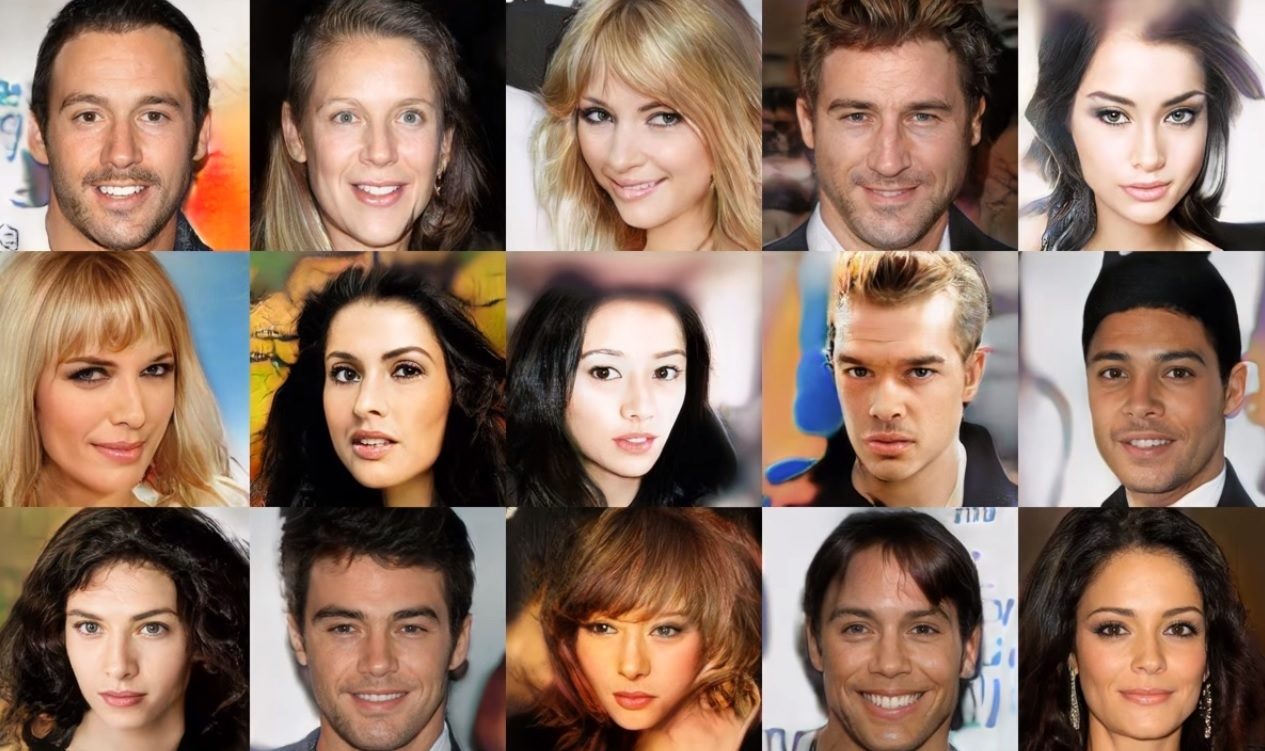
#> input picture vrode.jpeg, 1265 x 751 px
$ python code.py
#> lines starting #> are read from the running program, lines starting #| are printed output that depends on the picture; after the words box and inside, x2 and y2 are one past the last pixel; in counts of white or black regions, pixels touching at a corner belong together
import cv2

img = cv2.imread('vrode.jpeg')
#> img is the input picture: shape (751, 1265, 3); mean B, G, R 96.2, 112.1, 139.6
gray = cv2.cvtColor(img, cv2.COLOR_BGR2GRAY)
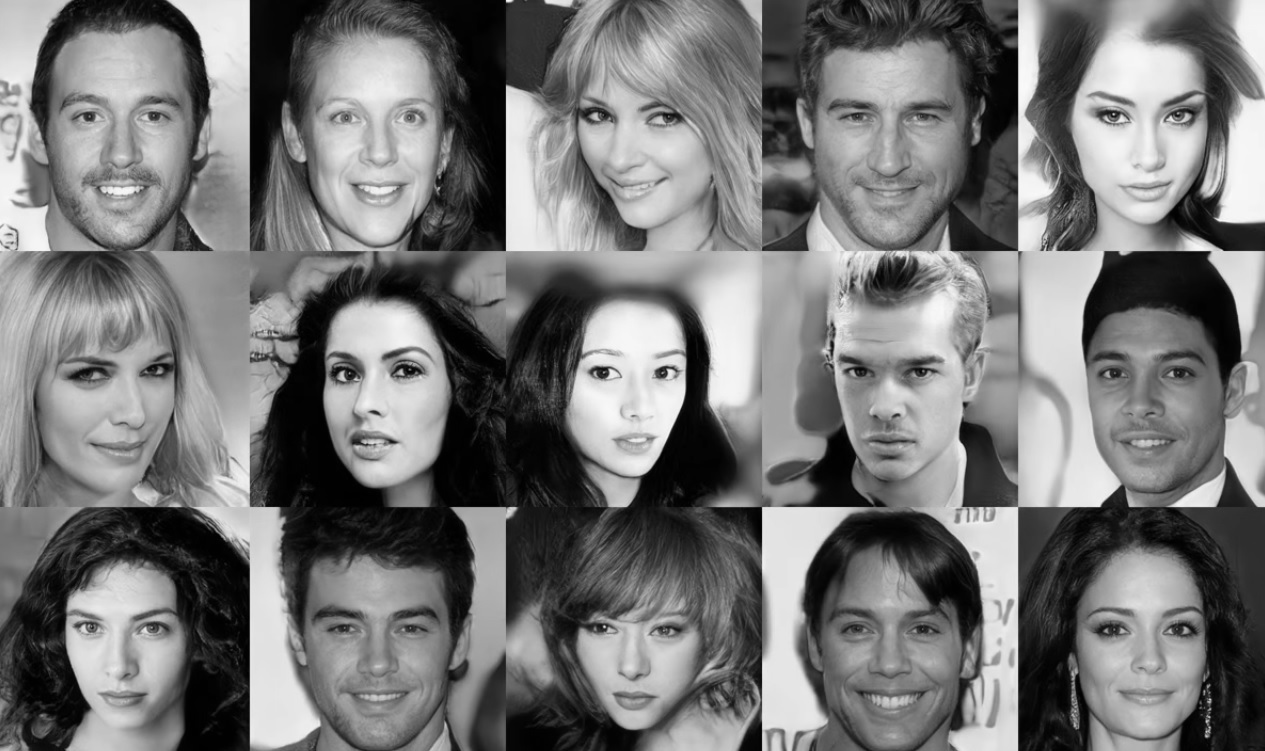
#> gray: shape (751, 1265); min 0, max 250, mean 118.5

faces = cv2.CascadeClassifier('faces.xml')

results = faces.detectMultiScale(gray, scaleFactor=1.5, minNeighbors=2)
#> results = 16 rows, first 6: [229, 307, 81, 81], [570, 587, 122, 122], [31, 44, 182, 182], [286, 47, 182, 182], [806, 46, 182, 182], [1054, 44, 182, 182]

for (x, y, w, h) in results:
    cv2.rectangle(img, (x, y), (x + w, y + h), (0, 0, 255), 1)
#> this loop made 16 passes
#> (x, y, w, h) on passes 1 to 12: (229, 307, 81, 81), (570, 587, 122, 122), (31, 44, 182, 182), (286, 47, 182, 182), (806, 46, 182, 182), (1054, 44, 182, 182), (543, 50, 182, 182), (287, 302, 182, 182), (539, 299, 182, 182), (1059, 302, 182, 182), (798, 302, 182, 182), (30, 308, 182, 182)
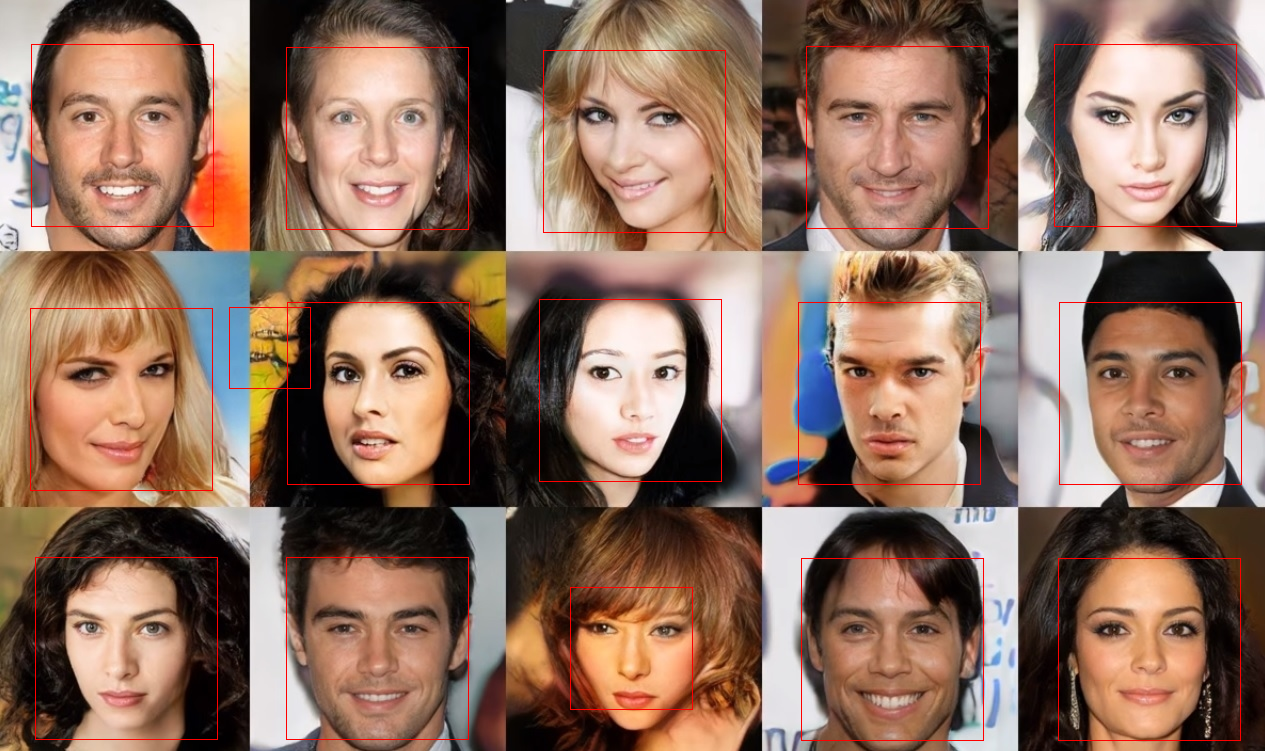
#> img: shape (751, 1265, 3); 1.16% of pixels changed, all inside (x1, y1, x2, y2) = (30, 44, 1242, 741)

cv2.imshow("Result", img)
cv2.waitKey(0)
